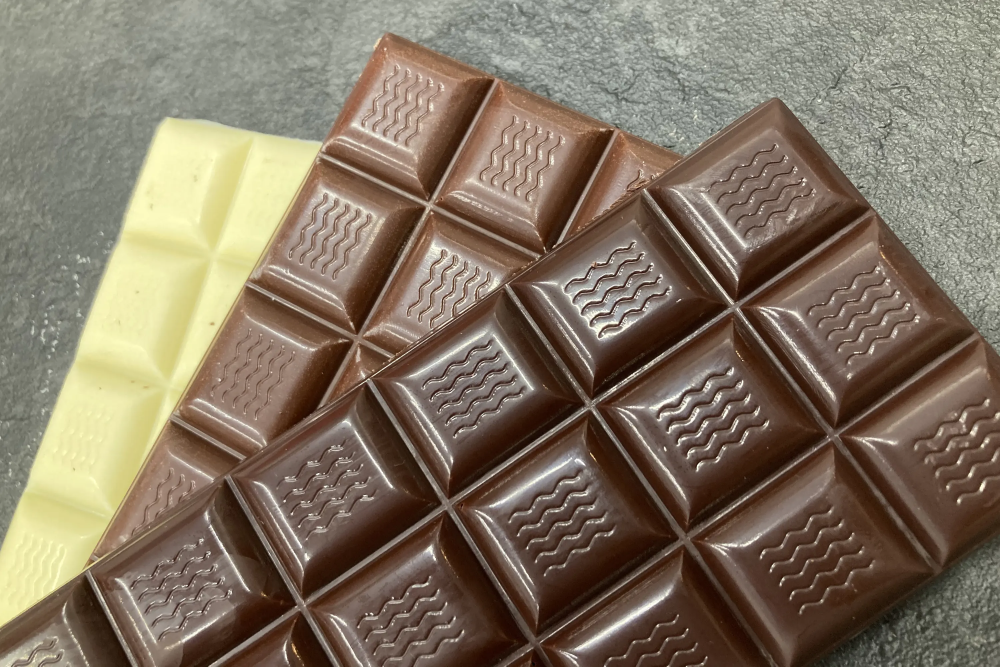
#> input picture report3/choco.webp, 3000 x 2000 px (shown at 1/3 size)
$ python tile_mirror.py
#> lines starting #> are read from the running program, lines starting #| are printed output that depends on the picture
import cv2
import numpy as np
import time

img = cv2.imread("choco.webp")
#> img is the input picture: shape (2000, 3000, 3); mean B, G, R 98.5, 116, 129.8

#サイズを3×3タイルで割り切れるように調整
h, w = img.shape[:2]
#> h = 2000; w = 3000
tile_h = h // 3
#> tile_h = 666
tile_w = w // 3
#> tile_w = 1000
img = cv2.resize(img, (tile_w * 3, tile_h * 3))  #リサイズ
#> img: shape (1998, 3000, 3)

#タイルを左上から順番に反転
for i in range(3):
    for j in range(3):
        y1, y2 = i * tile_h, (i + 1) * tile_h
        x1, x2 = j * tile_w, (j + 1) * tile_w

        print(f"反転中：({i}, {j}) タイル")
        tile = img[y1:y2, x1:x2]
        flipped_tile = cv2.flip(tile, 1)  #左右反転

        img[y1:y2, x1:x2] = flipped_tile

        cv2.imshow("Mosaic Flip Sequential", img)
        cv2.waitKey(5000)
#> this loop made 3 passes
#> pass 1, `cv2.imshow("Mosaic Flip Sequential", img)`:
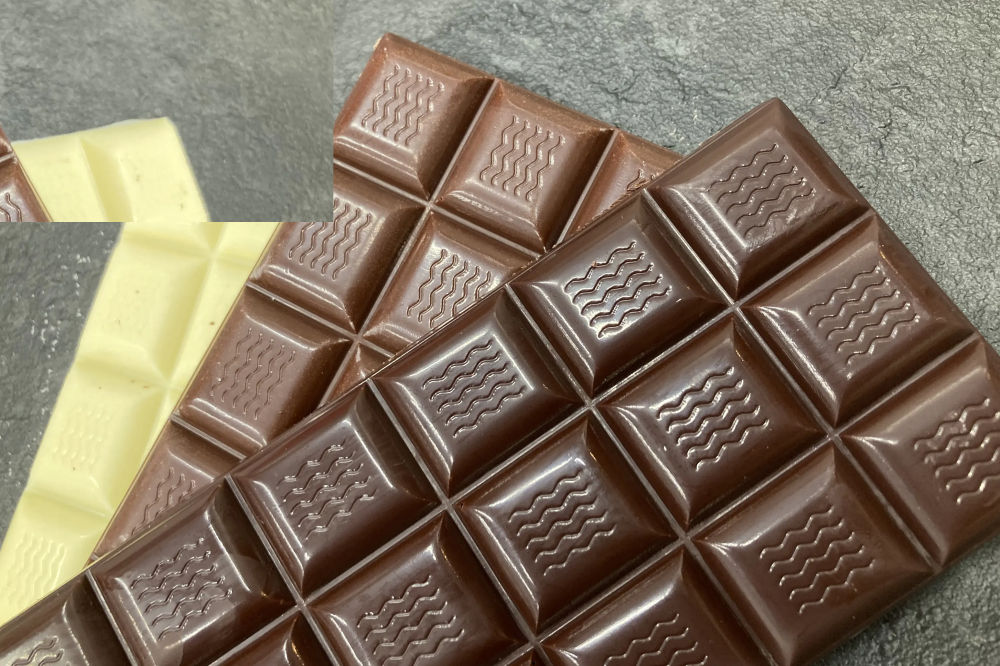
#> window 'Mosaic Flip Sequential': shape (1998, 3000, 3) (shown at 1/3 size); mean B, G, R 98.4, 115.9, 129.7
#> pass 1, `cv2.imshow("Mosaic Flip Sequential", img)`:
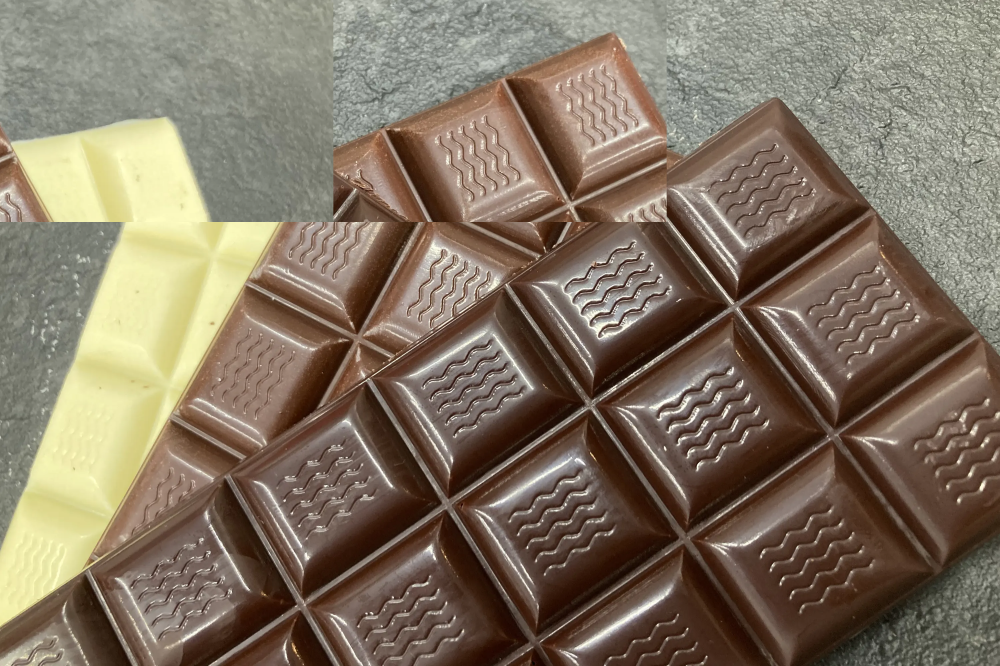
#> window 'Mosaic Flip Sequential': shape (1998, 3000, 3) (shown at 1/3 size); mean B, G, R 98.4, 115.9, 129.7
#> pass 1, `cv2.imshow("Mosaic Flip Sequential", img)`:
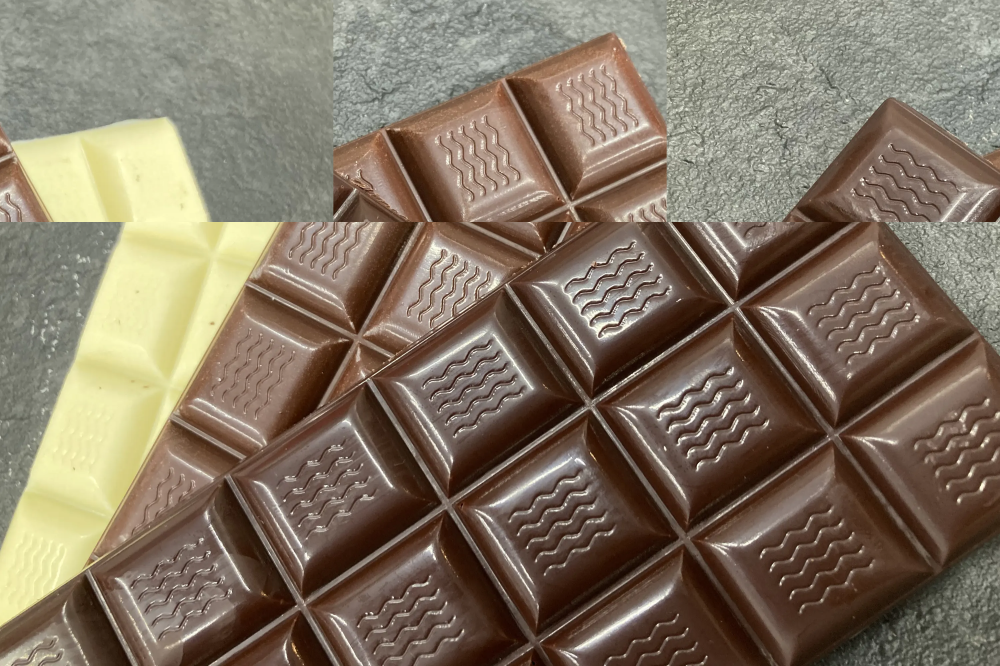
#> window 'Mosaic Flip Sequential': shape (1998, 3000, 3) (shown at 1/3 size); mean B, G, R 98.4, 115.9, 129.7
#> pass 2, `cv2.imshow("Mosaic Flip Sequential", img)`:
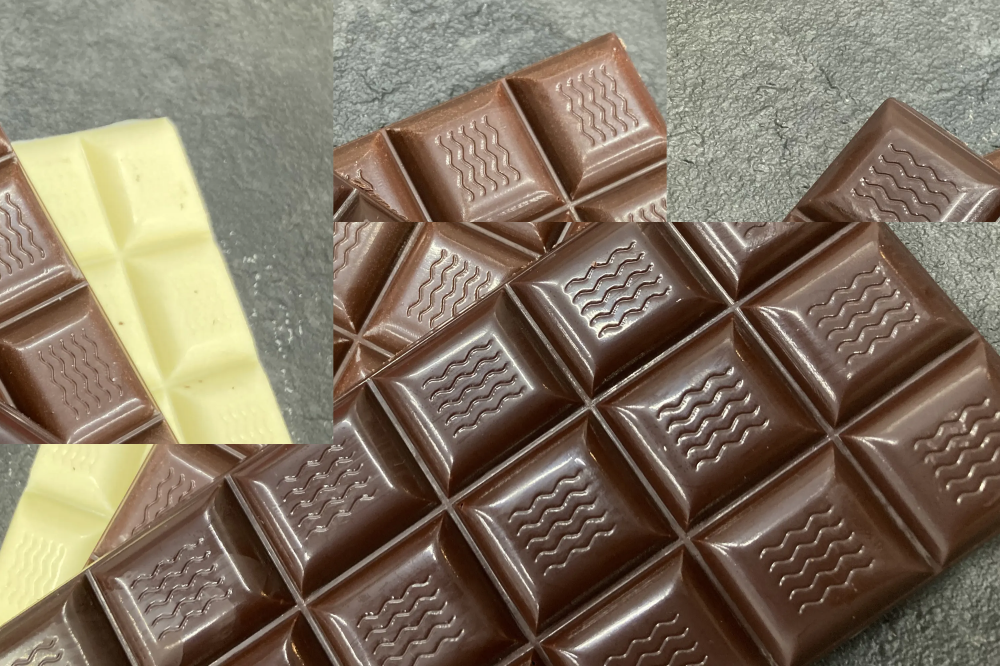
#> window 'Mosaic Flip Sequential': shape (1998, 3000, 3) (shown at 1/3 size); mean B, G, R 98.4, 115.9, 129.7
#> after the loop:
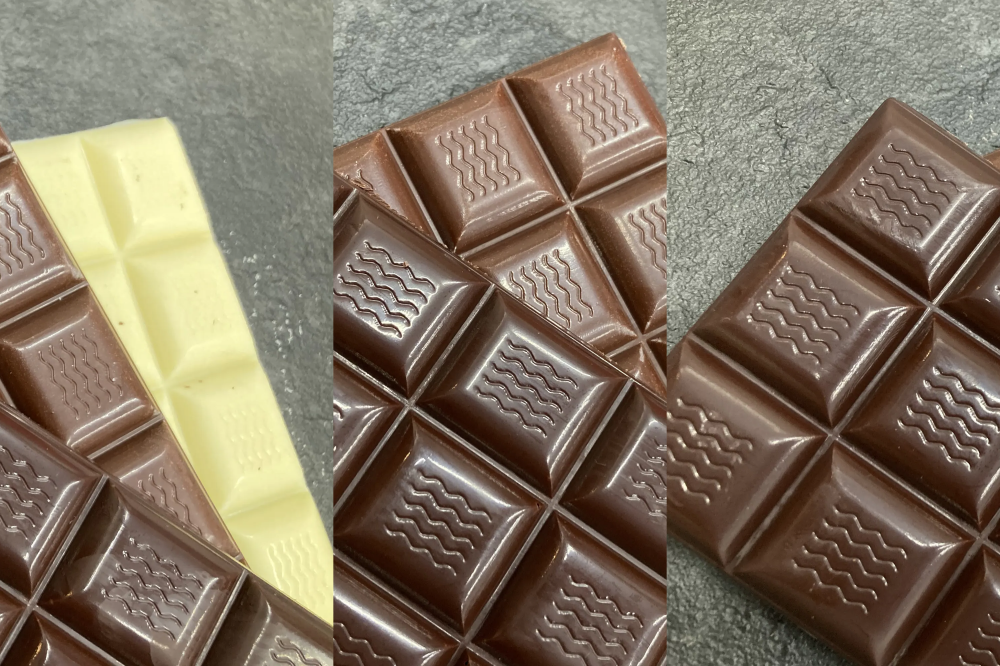
#> img: shape (1998, 3000, 3) (shown at 1/3 size); mean B, G, R 98.4, 115.9, 129.7
#> after the loop:
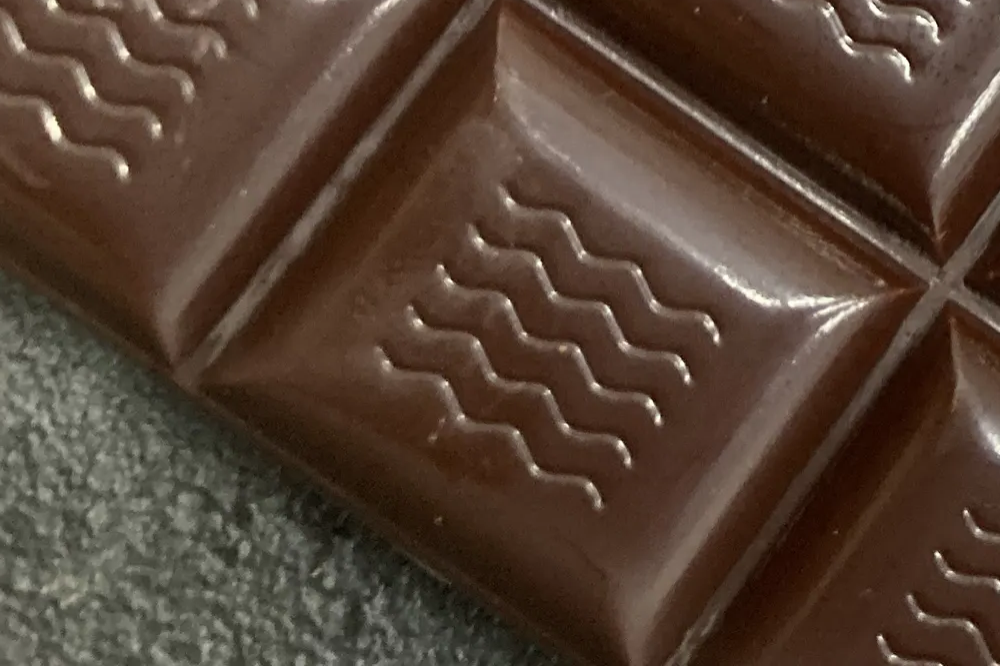
#> tile: shape (666, 1000, 3); mean B, G, R 50.2, 63.6, 82.9

cv2.destroyAllWindows()
cv2.imwrite("mosaic_sequential.jpg", img)

$ run again, with report3/sakana.jpg saved as report3/choco.webp
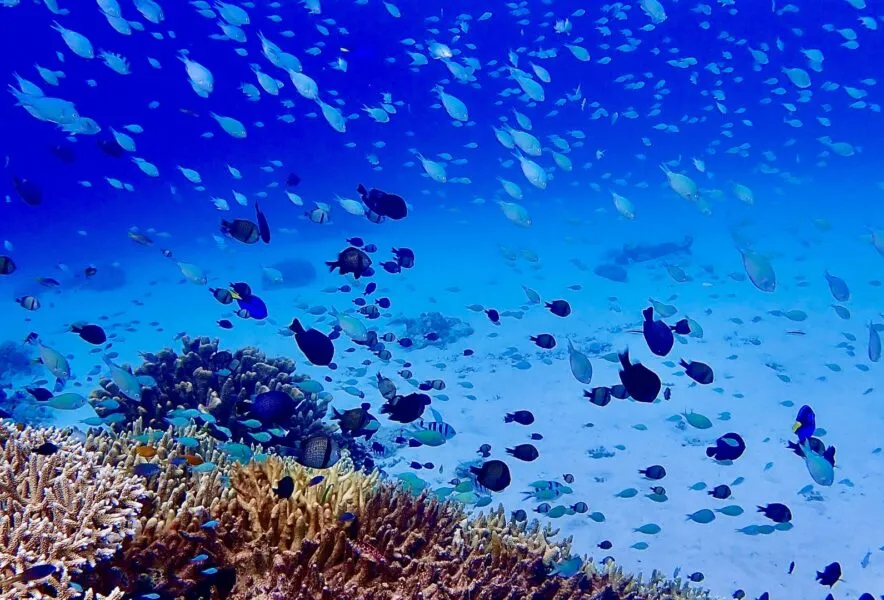
#> input picture report3/sakana.jpg, 884 x 600 px
#> img is the input picture: shape (600, 884, 3); mean B, G, R 196.9, 94.3, 39.7
#> after the loop `for i in range(3):`:
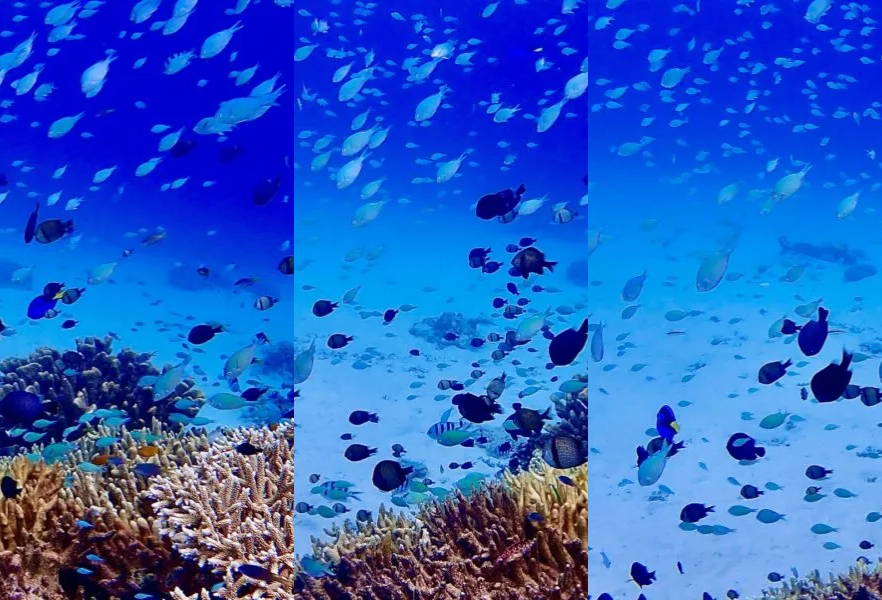
#> img: shape (600, 882, 3); mean B, G, R 196.9, 94.3, 39.7
#> after the loop `for i in range(3):`:
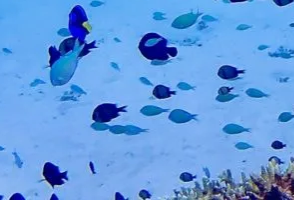
#> tile: shape (200, 294, 3); mean B, G, R 224.1, 155.8, 99.4

$ run again, with report3/umi.jpg saved as report3/choco.webp
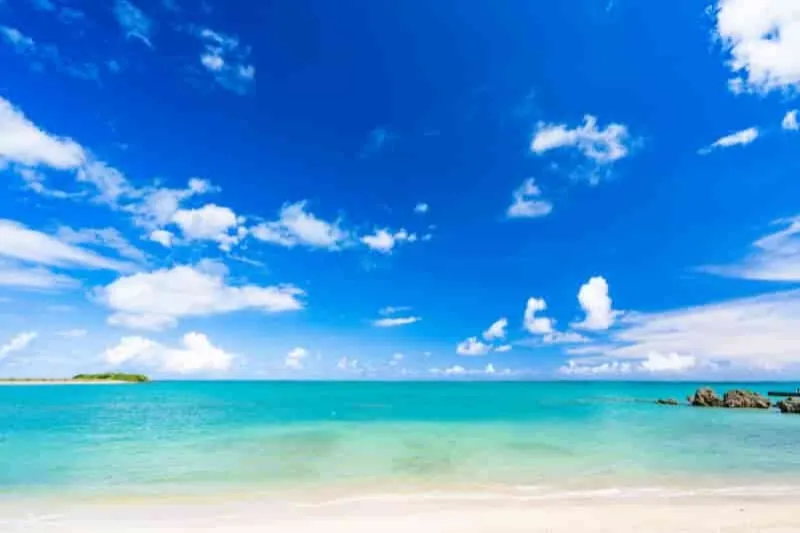
#> input picture report3/umi.jpg, 800 x 533 px
#> img is the input picture: shape (533, 800, 3); mean B, G, R 217, 154.9, 80.4
#> after the loop `for i in range(3):`:
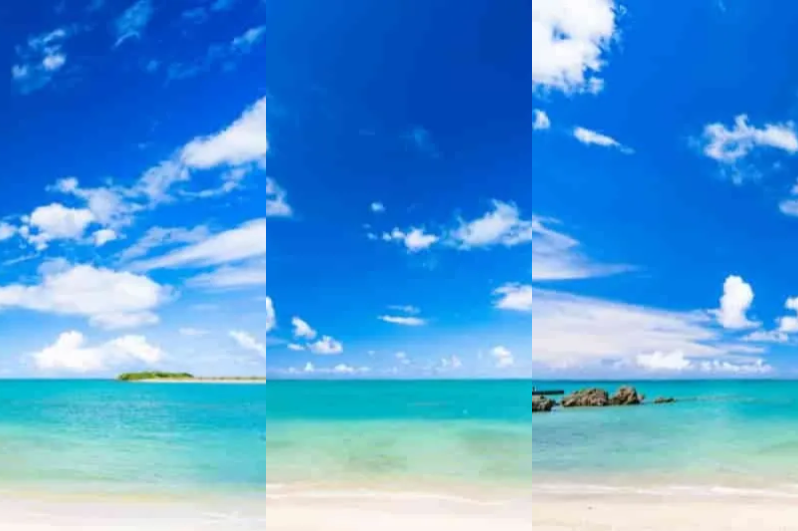
#> img: shape (531, 798, 3); mean B, G, R 216.9, 154.8, 80.3
#> after the loop `for i in range(3):`:
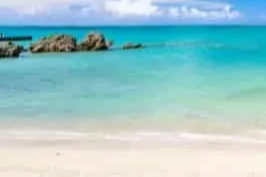
#> tile: shape (177, 266, 3); mean B, G, R 203.1, 199.1, 153.7
